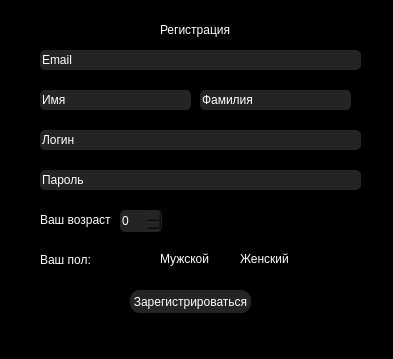
<?xml version="1.0" encoding="UTF-8"?>
<ui version="4.0">
 <class>Dialog</class>
 <widget class="QDialog" name="Dialog">
  <property name="geometry">
   <rect>
    <x>0</x>
    <y>0</y>
    <width>393</width>
    <height>359</height>
   </rect>
  </property>
  <property name="windowTitle">
   <string>Dialog</string>
  </property>
  <property name="styleSheet">
   <string notr="true">background-color: black;
</string>
  </property>
  <widget class="QLabel" name="label">
   <property name="geometry">
    <rect>
     <x>160</x>
     <y>20</y>
     <width>71</width>
     <height>20</height>
    </rect>
   </property>
   <property name="styleSheet">
    <string notr="true">color: white;
</string>
   </property>
   <property name="text">
    <string>Регистрация </string>
   </property>
  </widget>
  <widget class="QSpinBox" name="spinBox">
   <property name="geometry">
    <rect>
     <x>120</x>
     <y>210</y>
     <width>42</width>
     <height>22</height>
    </rect>
   </property>
   <property name="styleSheet">
    <string notr="true">background-color: rgb(36,36,36);
color: white;
border-radius: 5px;</string>
   </property>
  </widget>
  <widget class="QLabel" name="label_2">
   <property name="geometry">
    <rect>
     <x>40</x>
     <y>210</y>
     <width>71</width>
     <height>20</height>
    </rect>
   </property>
   <property name="styleSheet">
    <string notr="true">color: white;
</string>
   </property>
   <property name="text">
    <string>Ваш возраст:</string>
   </property>
  </widget>
  <widget class="QPushButton" name="reg_2">
   <property name="geometry">
    <rect>
     <x>130</x>
     <y>290</y>
     <width>121</width>
     <height>23</height>
    </rect>
   </property>
   <property name="styleSheet">
    <string notr="true">QPushButton {
background-color: rgb(36,36,36);
color: white;
border-radius: 10px;
}
QPushButton:hover {
  background-color: rgb(100,100,100);
color: white;
border-radius: 10px;
}
QPushButton:pressed {
   background-color: rgb(50,50,50);
color: white;
border-radius: 10px;
}
QPushButton:disabled {
   background-color: rgb(70,70,70);
color: white;
border-radius: 10px;
}

</string>
   </property>
   <property name="text">
    <string>Зарегистрироваться</string>
   </property>
  </widget>
  <widget class="QLabel" name="error_txt">
   <property name="geometry">
    <rect>
     <x>10</x>
     <y>321</y>
     <width>371</width>
     <height>20</height>
    </rect>
   </property>
   <property name="styleSheet">
    <string notr="true">color: white;
</string>
   </property>
   <property name="text">
    <string/>
   </property>
  </widget>
  <widget class="QRadioButton" name="man">
   <property name="geometry">
    <rect>
     <x>140</x>
     <y>250</y>
     <width>82</width>
     <height>17</height>
    </rect>
   </property>
   <property name="styleSheet">
    <string notr="true">color: white;</string>
   </property>
   <property name="text">
    <string>Мужской</string>
   </property>
  </widget>
  <widget class="QLabel" name="label_4">
   <property name="geometry">
    <rect>
     <x>40</x>
     <y>250</y>
     <width>71</width>
     <height>20</height>
    </rect>
   </property>
   <property name="styleSheet">
    <string notr="true">color: white;
</string>
   </property>
   <property name="text">
    <string>Ваш пол:</string>
   </property>
  </widget>
  <widget class="QRadioButton" name="woman">
   <property name="geometry">
    <rect>
     <x>220</x>
     <y>250</y>
     <width>82</width>
     <height>17</height>
    </rect>
   </property>
   <property name="styleSheet">
    <string notr="true">color: white;</string>
   </property>
   <property name="text">
    <string>Женский</string>
   </property>
  </widget>
  <widget class="QLineEdit" name="login">
   <property name="geometry">
    <rect>
     <x>40</x>
     <y>130</y>
     <width>321</width>
     <height>20</height>
    </rect>
   </property>
   <property name="styleSheet">
    <string notr="true">background-color: rgb(36,36,36);
color: white;
border-radius: 5px;</string>
   </property>
   <property name="text">
    <string>Логин</string>
   </property>
  </widget>
  <widget class="QLineEdit" name="password">
   <property name="geometry">
    <rect>
     <x>40</x>
     <y>170</y>
     <width>321</width>
     <height>20</height>
    </rect>
   </property>
   <property name="styleSheet">
    <string notr="true">background-color: rgb(36,36,36);
color: white;
border-radius: 5px;</string>
   </property>
   <property name="text">
    <string>Пароль</string>
   </property>
  </widget>
  <widget class="QLineEdit" name="Email">
   <property name="geometry">
    <rect>
     <x>40</x>
     <y>50</y>
     <width>321</width>
     <height>20</height>
    </rect>
   </property>
   <property name="styleSheet">
    <string notr="true">background-color: rgb(36,36,36);
color: white;
border-radius: 5px;</string>
   </property>
   <property name="text">
    <string>Email</string>
   </property>
  </widget>
  <widget class="QLineEdit" name="name">
   <property name="geometry">
    <rect>
     <x>40</x>
     <y>90</y>
     <width>151</width>
     <height>20</height>
    </rect>
   </property>
   <property name="styleSheet">
    <string notr="true">background-color: rgb(36,36,36);
color: white;
border-radius: 5px;</string>
   </property>
   <property name="text">
    <string>Имя</string>
   </property>
  </widget>
  <widget class="QLineEdit" name="surname">
   <property name="geometry">
    <rect>
     <x>200</x>
     <y>90</y>
     <width>151</width>
     <height>20</height>
    </rect>
   </property>
   <property name="styleSheet">
    <string notr="true">background-color: rgb(36,36,36);
color: white;
border-radius: 5px;</string>
   </property>
   <property name="text">
    <string>Фамилия</string>
   </property>
  </widget>
 </widget>
 <resources/>
 <connections/>
</ui>
